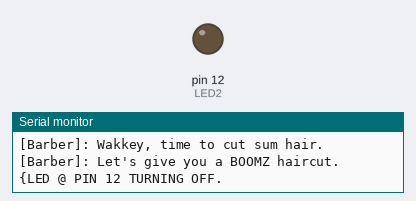
Bench run of a sketch on a simulated Arduino Uno, built with avr-gcc and run on an emulated ATmega328P. Shown: output pins drawn as LEDs (lit = HIGH), the last lines printed to the serial monitor. Random numbers use the default seed unless the sketch sets one; pins used as bus, display or sensor lines are not drawn.

Above: at 0.1 s.
At 34.5 s:
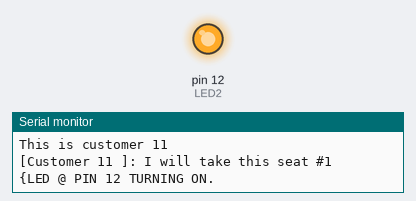
Timing chart, 0 to 37.6 s (numbered marks = the images above):
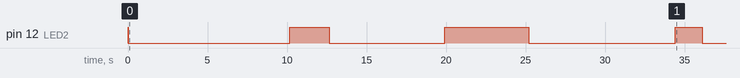

The sketch:

Task3_working_2.ino
```cpp
#include <Arduino_FreeRTOS.h>
#include <semphr.h>
#define SEAT_NUM 2

int LED1 = 1;
int LED2 = 12;

int id = 1;
int seats[SEAT_NUM] = {LED1,LED2};

SemaphoreHandle_t barberReady;
SemaphoreHandle_t getTicket;
SemaphoreHandle_t custReady;
int avail_seats = SEAT_NUM;
int assign = 0;


void setup() {
  // put your setup code here, to run once:
  Serial.begin(115200);
  randomSeed(analogRead(0));
  pinMode(LED1,OUTPUT);
  pinMode(LED2,OUTPUT);
  custReady = xSemaphoreCreateCounting(SEAT_NUM,0);
  getTicket = xSemaphoreCreateMutex();
  barberReady = xSemaphoreCreateMutex();
  //Creating Customer Threads
  xTaskCreate(CustomerTask, "WA",100, (void *) '1' ,1,NULL);
  xTaskCreate(CustomerTask, "RU",100, (void *) '1' ,1,NULL);
  //xTaskCreate(CustomerTask, "DO",100, (void *) '1' ,1,NULL);
  //xTaskCreate(CustomerTask, "DA",100, (void *) '1' ,1,NULL);

  xTaskCreate(BarberTask,"Barber",100, NULL,1,NULL);
  vTaskStartScheduler();
}

static void CustomerTask (void* pvParameters) {
    int n;
    int seat_no;
    while(1) {

      xSemaphoreTake(getTicket,portMAX_DELAY);
      Serial.print("This is customer ");
      Serial.println(id);
      n =id;
      id++;
      if (avail_seats > 0){
        avail_seats--;
        seat_no = assignSeat();
        printID(n);   Serial.print("I will take this seat #");  Serial.println(seat_no);
        digitalWrite(seats[seat_no],HIGH);
        Serial.print("{LED @ PIN ");Serial.print(seats[seat_no]);Serial.println(" TURNING ON.");
        xSemaphoreGive(custReady);
        xSemaphoreGive(getTicket);
        xSemaphoreTake(barberReady,portMAX_DELAY); //After this the barber will be tending to him alr
        digitalWrite(seats[seat_no],LOW);
        Serial.print("{LED @ PIN ");Serial.print(seats[seat_no]);Serial.println(" TURNING OFF.");


      }
      else {
        printID(n);
        Serial.println("No more empty seats. I 'll leave");
        xSemaphoreGive(getTicket);
      }
      //vTaskDelay(pdMS_TO_TICKS(10000));
      vTaskDelay(pdMS_TO_TICKS(random(1000,15000)));   //Customer entry rate
    }
}

static void BarberTask(void *pvParameters) {
  int sleep_print_flag = 0;
  while(1) {
    if (avail_seats == 0) {
      printID(0);   Serial.println("Wakkey, time to cut sum hair.");
      xSemaphoreTake(getTicket,portMAX_DELAY); //racing condition between barber take one out and cus coming in
      avail_seats++; //take in one customer
      printID(0); Serial.println("Let's give you a BOOMZ haircut.");
      xSemaphoreGive(barberReady);
      xSemaphoreGive(getTicket);
      vTaskDelay(pdMS_TO_TICKS(random(5000,7000))); //cutting ya damn hair
      printID(0); Serial.println("Hope you are happy with your hair, see you again");
      sleep_print_flag = 0;
      }
    else if (sleep_print_flag == 0) {
      printID(0);   Serial.println("Sleepy Sleepy gonna do a nappy....Zzz....Zzz");
      vTaskDelay(pdMS_TO_TICKS(random(1000,10000)));  //Sleep rate
    }
    else {
        //do nothing
    }
  }
}

void printID(int id){
  if (id > 0) {
    Serial.print("[Customer ");
    Serial.print(id);
    Serial.print(" ]: ");
  }
  else //is the barber
  {
    Serial.print("[Barber]: ");
  }

}
int assignSeat() {
  int k = assign;
  assign = (assign+1)%SEAT_NUM;
  return k;
}
void loop() {
  // put your main code here, to run repeatedly:

}
```
